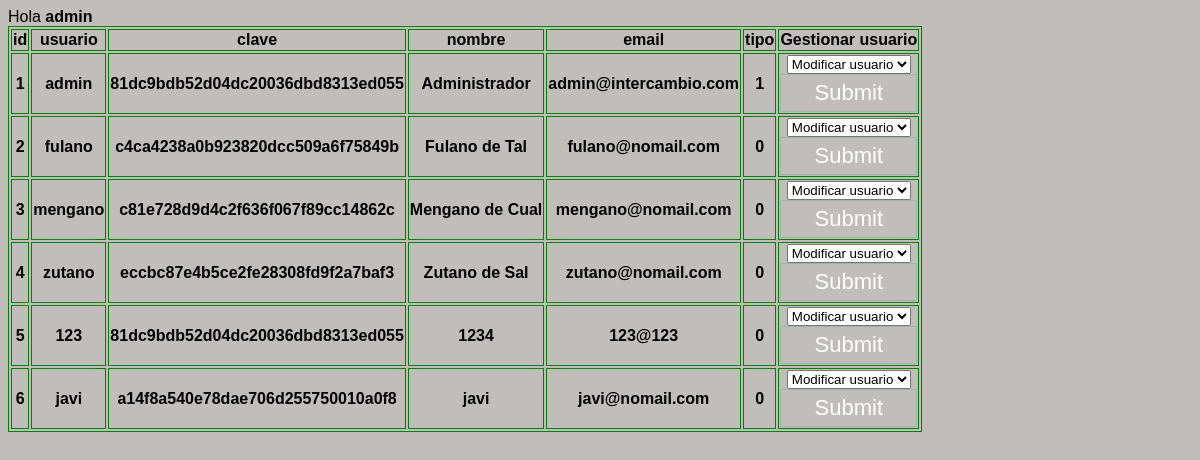
The app's page /admin.php (signed in), older data.
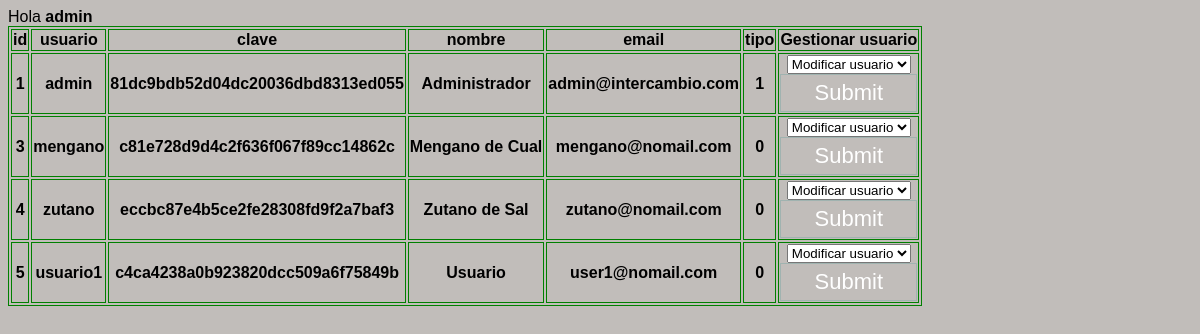
The same page, newer data.
### tables this page shows
CREATE TABLE [usuarios]
(
    [id] INTEGER PRIMARY KEY,
    [usuario] NVARCHAR(20)  NOT NULL,
    [clave] NVARCHAR(32)  NOT NULL,
    [nombre] NVARCHAR(200),
    [email] NVARCHAR(200),
    [tipo] INTEGER
);

### db.php (called while the page is built)
<?php
class DB {
    public static function queryExecuter($query){
        $db = new PDO("sqlite:./datos.db");
        $db->exec('PRAGMA foreign_keys = ON;');
        $res=$db->prepare($query);
        $res->execute();
        return $res;
    }
}

### admin.php (the view, shortened to what this page needs)
<?php
include_once 'lib.php';
include_once 'db.php';
View::start('Panel de administracion');
echo "Hola <b>".$_SESSION['usuario']."</b><br>";
$res = DB::queryExecuter('SELECT * FROM usuarios;');
if($res){
    $res->setFetchMode(PDO::FETCH_NAMED);
    $first=true;
    foreach($res as $user){
        if($first){
            echo "<table><tr>";
            foreach($user as $field=>$value){
                echo "<th>$field</th>";
            }
            echo "<th>Gestionar usuario</th>";
            $first = false;
            echo "</tr>";
        }
        echo "<tr>";
        foreach($user as $value){
            echo "<th>$value</th>";
        }
        $uid = $user['id'];
        View::get_form($uid);
        echo "</tr>";
    }
    echo '</table>';
}
View::end();

### lib.php (shortened to what this page needs)
<?php
class View{
    public static function  start($title){
        $html = "<!DOCTYPE html>
        <html>
        <head>
        <meta charset=\"utf-8\">
        <link rel=\"stylesheet\" type=\"text/css\" href='estilos.css' />
        <script src='http://code.jquery.com/jquery-1.11.2.min.js'></script>
        <script src='scripts.js'></script>
        <title>$title</title>
        </head>
        <body>";
        echo $html;
    }
    public static function end(){
        echo '</body>
        </html>';
    }
    public static function get_form($uid){
        echo "<th>
            <form name='gestion' method='post' action='proccessForm.php'>
                <select name='option_gestion'>
                    <option value='1'>Borrar usuario</option>
                    <option value='2' selected>Modificar usuario</option>
                </select>
                    <input type='hidden' value='$uid' name='uid'>
                    <input type='submit'>
            </form>
        </th>";
    }
}

Row changes from the older to the newer data that the page shows:
removed usuarios: id "2", usuario "fulano", clave "c4ca4238a0b923820dcc509a6f75849b", nombre "Fulano de Tal", email "fulano@nomail.com", tipo "0"
removed usuarios: id "6", value "javi", clave "a14f8a540e78dae706d255750010a0f8", email "javi@nomail.com", tipo "0"
Text that changed along with them:
new list line: "usuario1"
new list line: "c4ca4238a0b923820dcc509a6f75849b"
new list line: "Usuario"
new list line: "user1@nomail.com"
list line gone: "123"
list line gone: "81dc9bdb52d04dc20036dbd8313ed055"
list line gone: "1234"
list line gone: "123@123"
